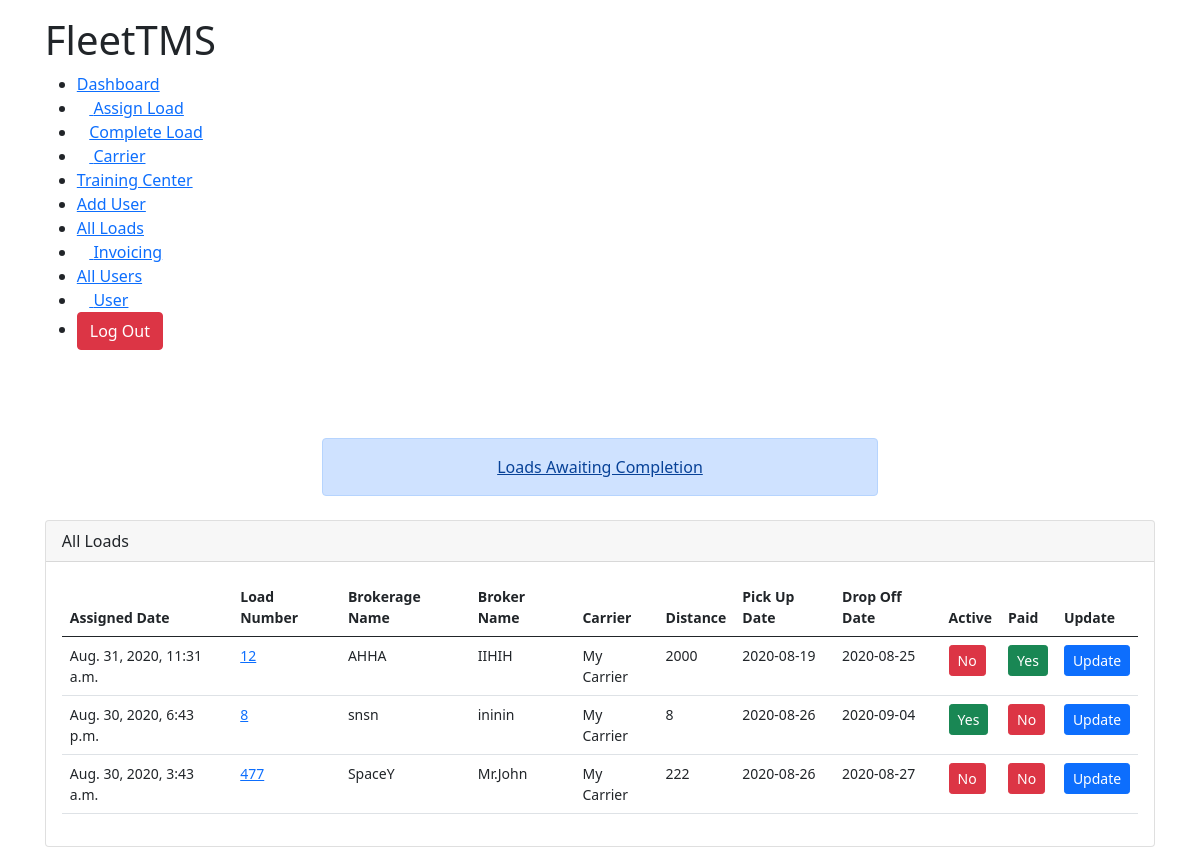
Before: /all_loads/ (signed in) with the older database file.
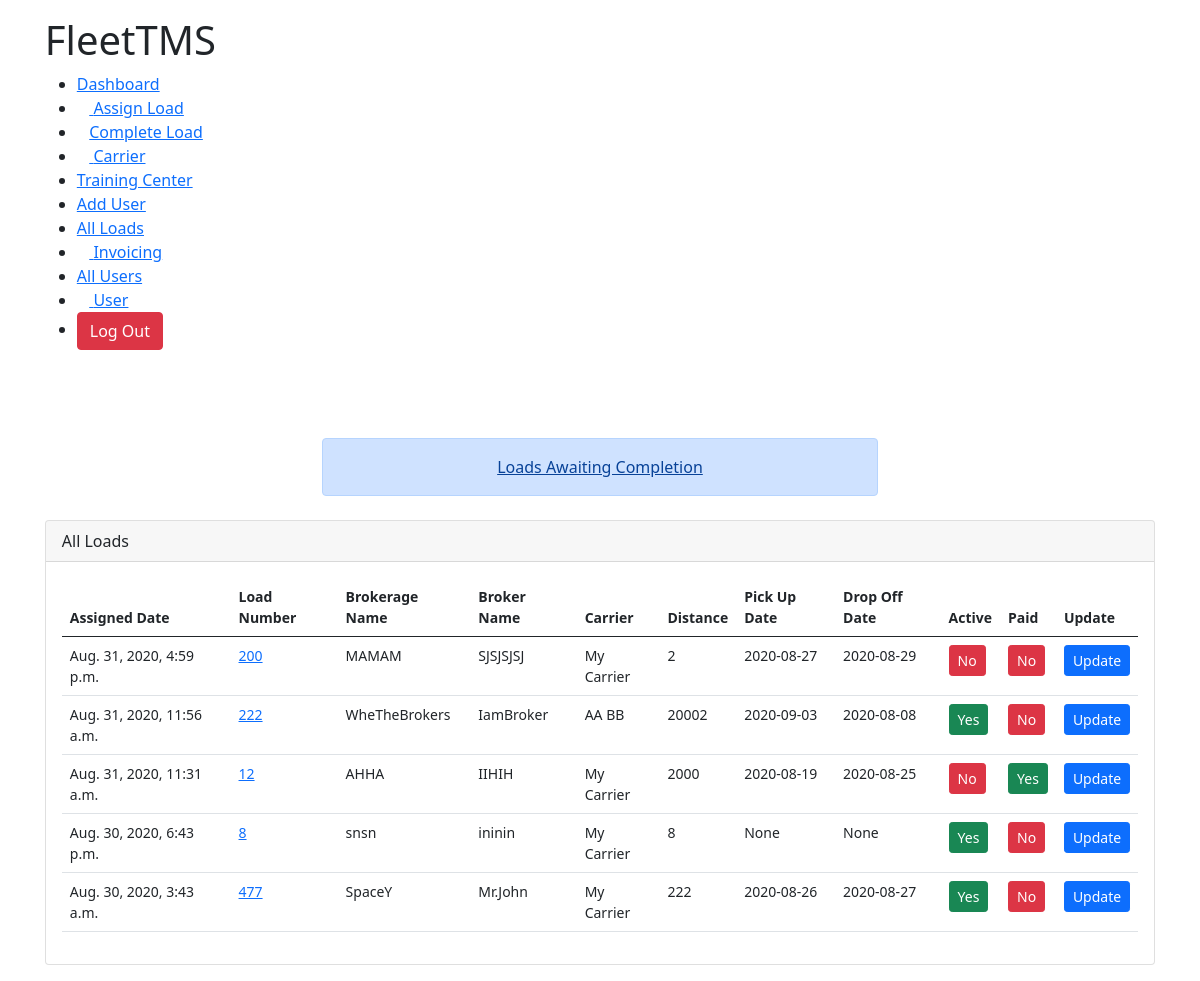
After: the same page with the newer database file.
### TMSTruck/models.py (models this page shows, shortened)
class AssignLoad(models.Model):
	user 					= models.ForeignKey(Account,on_delete=models.CASCADE,null=True,blank=True)
	brokerage_name 			= models.CharField(max_length=300, null=True)
	broker_name 			= models.CharField(max_length=300, null=True)
	assignToCarrier			= models.ForeignKey(Carrier,blank=True, on_delete=models.CASCADE, null=True)
	broker_address 			= models.CharField(max_length=300, null=True)
	pickupAddress 			= models.CharField(max_length=300, null=True)
	distance 				= models.IntegerField(null=True)
	weight 					= models.IntegerField(null=True)
	rate 					= models.IntegerField(null=True)
	stops 					= models.IntegerField(null=True)
	assigned_date			= models.DateTimeField(blank=True,auto_now_add=True, null=True)
	pickupDate				= models.CharField(max_length=3000,null=True, blank=True)
	is_active 				= models.BooleanField(default=True,null=True)
	is_paid 				= models.BooleanField(default=False,null=True)
	broker_phone			= models.IntegerField(null=True)
	broker_email			= models.EmailField(max_length=100,null=True)
	load_number				= models.IntegerField(null=True)
	dropOffDate				= models.CharField(max_length=3000,null=True,blank=True)
	dropOffAddress			= models.CharField(max_length=10000,null=True)
	first_available_pickup	= models.CharField(max_length=3000,null=True,blank=True)
	rate_confirmation		= models.FileField(blank=True,upload_to=rate_confirmation_path)
	bill_of_landing			= models.FileField(blank=True,upload_to=bill_path)
	special_comments 		= models.TextField(null=True,max_length=10000)
	final_address			= models.CharField(null=True,max_length=100, blank=True)
	is_awaiting				= models.BooleanField(null=True,default=True,blank=True)
	is_awb					= models.BooleanField(null=True,default=True,blank=True)
	is_sign					= models.BooleanField(null=True,default=False)

class Carrier(models.Model):
	user					= models.ForeignKey(Account,on_delete=models.CASCADE,null=True,blank=True)
	firstName 				= models.CharField(max_length=100,null=True)
	lastName				= models.CharField(max_length=100,null=True)
	company 				= models.CharField(max_length=100,null=True)
	email					= models.EmailField(max_length=100,null=True)
	phone					= models.IntegerField(null=True)
	mc_number 				= models.IntegerField(null=True)
	dot_number				= models.IntegerField(null=True)
	factoring_phone			= models.IntegerField(null=True)
	willing_states			= models.TextField(max_length=1000,null=True)
	carrier_status			= models.CharField(max_length=100,null=True)
	factoring_company		= models.CharField(max_length=100,null=True)
	mc_upload		 		= models.FileField(upload_to=carrierMcFiles,null=True)
	w9_upload 				= models.FileField(upload_to=carrierMcFiles,null=True)
	insurance				= models.FileField(upload_to=carrierMcFiles,null=True)
	costPerMile				= models.IntegerField(null=True)
	def __str__(self):
		return '{} {}'.format(self.firstName,self.lastName)

### TMSTruck/decorators.py (the view)
        def wrapper(request, *args, **kwargs):
            group = None
            if request.user.groups.exists():
                group = request.user.groups.all()[0].name
            if group in allowed_roles:
                return view_func(request, *args, **kwargs)
            elif group == 'Trainee':
                return redirect("user")
            else:
                return HttpResponse("You are not authorized to visit this page. ")

### TMSTruck/views.py (called while the page is built)
@login_required(login_url="login")
@customRoles(allowed_roles=['Admin','Accounting','Hiring Manager', 'Logistics Manager'])
def all_loads(request):
	ac = Account.objects.get(user=request.user)
	all_loads = AssignLoad.objects.filter(user=ac,is_awaiting=False, is_awb=False).order_by('-id')
	group = request.user.groups.all()[0].name
	template = 'TMSTruck/load_info/all_loads.html'
	context = {
		'all_loads':all_loads,
		'group':group
	}
	return render(request,template,context)

### TMSTruck/templates/TMSTruck/load_info/all_loads.html (shortened to what this page needs)
{% extends 'TMSTruck/base.html' %}
{% load static %}
{% block content %}
<!DOCTYPE html>
<html lang="en">
<head>
    <link rel="stylesheet" href="{% static 'css/dashboard.css' %}">
</head>
<body>
    <div class="main-body">
        {% if group == 'Accounting' %}
        {% include 'TMSTruck/navbars/accounting_navbar.html' %}
        {% elif group == 'Admin' %}
        {% include 'TMSTruck/navbars/admin_navbar.html' %}
        {% elif group == 'Hiring Manager' %}
        {% include 'TMSTruck/navbars/hiring_manager_navbar.html' %}
        {% elif group == 'Logistics Manager' %}
        {% include 'TMSTruck/navbars/logistics_manager.html' %}
        {% endif %}<br><br>
        <div class="col-md-6 mx-auto">
            <a style="display: flex; justify-content: center; "class="mb-4 alert alert-primary" href="{% url 'awaiting_loads' %}">Loads Awaiting Completion</a>
        </div>
        <div class="row">
            <div class="col-md-12">
                <div class="card">
                    <div class="card-header">All Loads</div>
                    <div class="card-body">
                        <table class="table">
                            <thead>
                                <tr>
                                    <th scope="col">Assigned Date</th>
                                    <th scope="col">Load Number</th>
                                    <th scope="col">Brokerage Name</th>
                                    <th scope="col">Broker Name</th>
                                    <th scope="col">Carrier</th>
                                    <th scope="col">Distance</th>
                                    <th scope="col">Pick Up Date</th>
                                    <th scope="col">Drop Off Date</th>
                                    <th scope="col">Active</th>
                                    <th scope="col">Paid</th>
                                    <th scope="col">Update</th>
                                </tr>
                            </thead>
                            <tbody>
                                {% for loads in all_loads %}
                                <tr>
                                    <td>{{loads.assigned_date}}</td>
                                    <td><a href="{% url 'load_detail' loads.id %}">{{loads.load_number}}</a></td>
                                    <td>{{loads.brokerage_name}}</td>
                                    <td>{{loads.broker_name}}</td>
                                    <td>{{loads.assignToCarrier}}</td>
                                    <td>{{loads.distance}}</td>
                                    <td>{{loads.pickupDate}}</td>
                                    <td>{{loads.dropOffDate}}</td>
                                    {% if loads.is_active == True %}
                                    <td><button class="btn btn-success btn-sm">Yes</button> </td>
                                    {% else %}
                                    <td><button class="btn btn-danger btn-sm">No</button></td>
                                    {% endif %}
                                    {% if loads.is_paid == True %}
                                    <td><button class="btn btn-success btn-sm">Yes</button> </td>
                                    {% else %}
                                    <td><button class="btn btn-danger btn-sm">No</button></td>
                                    {% endif %}
                                    <td><a href="{% url 'update_load' loads.id %}"><button class="btn btn-primary btn-sm">Update</button></a> </td>
                                </tr>
                                {% endfor %}
                            </tbody>
                        </table>
                    </div>
                </div>
            </div>
        </div>
    </div>
</body>
</html>
{% endblock %}

Changed rows visible on the page:
added AssignLoad: assigned_date "Aug. 31, 2020, 4:59 p.m.", load_number "200", brokerage_name "MAMAM", broker_name "SJSJSJSJ", assignToCarrier "My Carrier", distance "2", pickupDate "2020-08-27", dropOffDate "2020-08-29", is_active "No", is_paid "No"
now on this page (row edited): AssignLoad: assigned_date "Aug. 31, 2020, 11:56 a.m.", load_number "222", brokerage_name "WheTheBrokers", broker_name "IamBroker", assignToCarrier "AA BB", distance "20002", pickupDate "2020-09-03", dropOffDate "2020-08-08", is_active "Yes", is_paid "No"
changed AssignLoad "snsn": pickupDate "2020-08-26" → "None"; dropOffDate "2020-09-04" → "None"
changed AssignLoad "Aug. 30, 2020, 3:43 a.m.": is_active "No" → "Yes"
